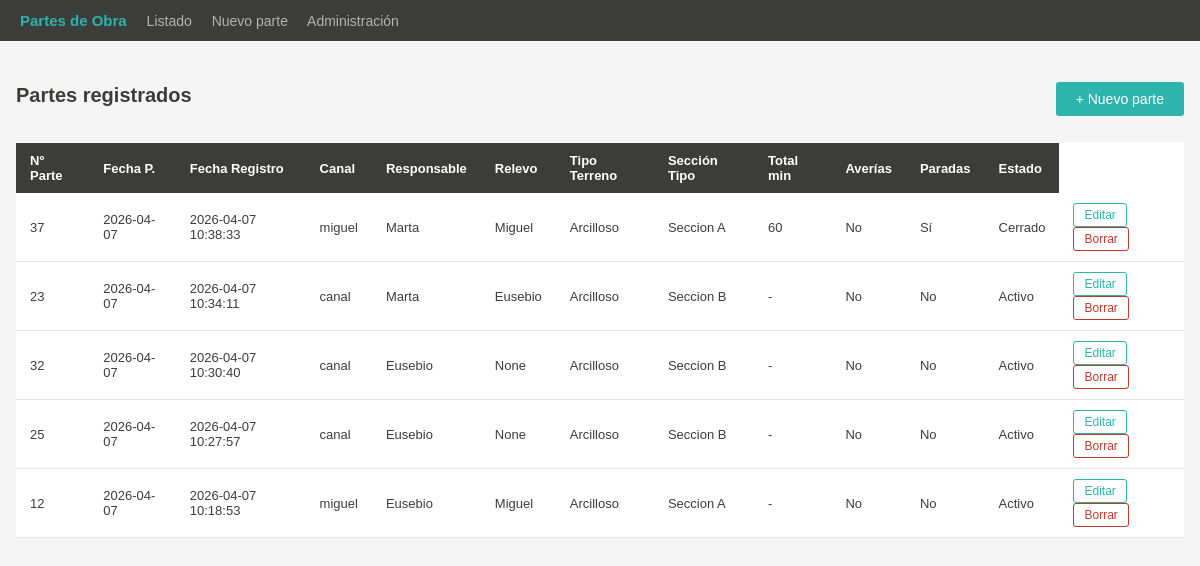
The page / on the database its author committed.
### tables this page shows
CREATE TABLE ParteObra(
               id INTEGER PRIMARY KEY AUTOINCREMENT,
               parte_numero TEXT NOT NULL UNIQUE,
               fecha_parte DATE NOT NULL,
               fecha_registro_utc DATETIME NOT NULL DEFAULT (datetime('now')),
               canal_codigo TEXT,
               canal_nombre TEXT,
               responsable_id INTEGER,
               relevo_id INTEGER,
               hora_inicio_relevo TEXT,
               hora_fin_relevo TEXT,
               pk_inicio_km INTEGER,
               pk_inicio_m INTEGER,
               pk_fin_km INTEGER,
               pk_fin_m INTEGER,
               tipo_terreno_id INTEGER,
               seccion_tipo_id INTEGER,
               total_actividades_min INTEGER,
               exceso_justificado INTEGER NOT NULL DEFAULT 0,
               motivo_exceso_id INTEGER,
               justificacion_exceso TEXT,
               hubo_averias INTEGER NOT NULL DEFAULT 0,
               hubo_paradas INTEGER NOT NULL DEFAULT 0,
               observaciones TEXT,
               estado_id INTEGER NOT NULL,

                FOREIGN KEY (responsable_id) REFERENCES Personal(id),
                FOREIGN KEY (relevo_id) REFERENCES Personal(id),
                FOREIGN KEY (tipo_terreno_id) REFERENCES TipoTerreno(id),
                FOREIGN KEY (seccion_tipo_id) REFERENCES SeccionTipo(id),
                FOREIGN KEY (motivo_exceso_id) REFERENCES MotivoExcesoHoras(id),
                FOREIGN KEY (estado_id) REFERENCES EstadoParte(id)

               );

CREATE TABLE Personal(
               id INTEGER PRIMARY KEY AUTOINCREMENT,
               nombre TEXT NOT NULL,
               activo INTEGER NOT NULL DEFAULT 1);

CREATE TABLE TipoTerreno(
               id INTEGER PRIMARY KEY AUTOINCREMENT,
               descripcion TEXT NOT NULL);

CREATE TABLE SeccionTipo(
               id INTEGER PRIMARY KEY AUTOINCREMENT,
               descripcion TEXT NOT NULL);

CREATE TABLE EstadoParte(
               id INTEGER PRIMARY KEY AUTOINCREMENT,
               descripcion TEXT NOT NULL);

### routes/parte_obra_routes.py (the view)
@parte_bp.route('/')
def index():
    partes = obtener_partes()
    return render_template("index.html", partes = partes)

### database/db.py (called while the page is built)
def get_connection():
    conn = sqlite3.connect(DB_PATH)
    conn.row_factory = sqlite3.Row
    return conn

### templates/index.html (shortened to what this page needs)
<!DOCTYPE html>
<html lang="es">
<head>
  <link rel="stylesheet" href="{{ url_for('static', filename='styles.css') }}">
</head>
<body>
    <nav>
    <a href="{{ url_for('partes.index') }}" class="logo">Partes de Obra</a>
    <a href="{{ url_for('partes.index') }}">Listado</a>
    <a href="{{ url_for('partes.nuevo_parte') }}">Nuevo parte</a>
    <a href="{{ url_for('admin.carga_admin') }}">Administración</a>
    </nav>
    <div class="contenedor">
        <div class="cabecera-pagina">
        <h1>Partes registrados</h1>
        <a href="{{ url_for('partes.nuevo_parte') }}" class="btn-verde">+ Nuevo parte</a>
        </div>
        {% if partes %}
            <table>
                <thead>
                    <tr>
                        <th>Nº Parte</th>
                        <th>Fecha P.</th>
                        <th>Fecha Registro</th>
                        <th>Canal</th>
                        <th>Responsable</th>
                        <th>Relevo</th>
                        <th>Tipo Terreno</th>
                        <th>Sección Tipo</th>
                        <th>Total min</th>
                        <th>Averías</th>
                        <th>Paradas</th>
                        <th>Estado</th>
                    </tr>
                </thead>
                <tbody>
                    {% for p in partes %}
                        <tr>
                            <td>{{ p.parte_numero }}</td>
                            <td>{{ p.fecha_parte }}</td>
                            <td>{{ p.fecha_registro_utc }}</td>
                            <td>{{ p.canal_nombre }}</td>
                            <td>{{ p.responsable }}</td>
                            <td>{{ p.relevo }}</td>
                            <td>{{ p.tipo_terreno }}</td>
                            <td>{{ p.seccion_tipo }}</td>
                            <td>{{ p.total_actividades_min  or "-" }}</td>
                            <td>{{ "Sí" if p["hubo_averias"] == 1 else "No" }}</td>
                            <td>{{ "Sí" if p["hubo_paradas"] == 1 else "No" }}</td>
                            <td>{{ p.estado }}</td>
                            <td>
                                <a href="{{ url_for('partes.editar_parte', parte_id=p['id']) }}"
                                class="btn-tabla-editar">Editar</a>
                                <form method="POST" action="{{ url_for('partes.borrar_parte_route', parte_id=p['id']) }}" style="display:inline;" onsubmit="return confirm('¿Seguro que quieres borrar este parte?')">
                                    <button type="submit" class="btn-tabla-borrar">Borrar</button>
                                </form>
                            </td>
                        </tr>
                    {% endfor %}
                </tbody>
            </table>
        {% else %}
            <div class="sin-datos">No hay partes registrados todavía.</div>
        {% endif %}
    </div>
</body>
</html>

### static/styles.css (style rules this page uses)
body { font-family: Arial, sans-serif; font-size: 14px; background-color: #f5f5f5; color: #3C3C3B; margin: 0; padding: 0; }
nav { background-color: #3C3C3B; padding: 12px 20px; }
nav a { color: #B3B4B2; text-decoration: none; margin-right: 16px; font-size: 14px; }
nav .logo { color: #2DB4AD; font-weight: bold; font-size: 15px; }
.contenedor { max-width: 1300px; margin: 30px auto; padding: 0 16px; }
h1 { font-size: 20px; color: #3C3C3B; margin-bottom: 20px; }
.btn-verde { background-color: #2DB4AD; color: white; border: none; padding: 9px 20px; font-size: 14px; border-radius: 3px; cursor: pointer; text-decoration: none; display: inline-block; }
table { width: 100%; border-collapse: collapse; background-color: white; }
th { background-color: #3C3C3B; color: white; text-align: left; padding: 10px 14px; font-size: 13px; }
td { padding: 10px 14px; border-bottom: 1px solid #e5e5e5; font-size: 13px; }
.btn-tabla-editar { color: #2DB4AD; border: 1px solid #2DB4AD; background: white; padding: 4px 10px; border-radius: 3px; font-size: 12px; text-decoration: none; display: inline-block; }
.btn-tabla-borrar { color: #c0392b; border: 1px solid #c0392b; background: white; padding: 4px 10px; border-radius: 3px; font-size: 12px; cursor: pointer; }
.cabecera-pagina { display: flex; justify-content: space-between; align-items: center; margin-bottom: 16px; }

### rows shown on the page
ParteObra: parte_numero "37", fecha_parte "2026-04-07", fecha_registro_utc "2026-04-07 10:38:33", canal_nombre "miguel", responsable "Marta", relevo "Miguel", tipo_terreno "Arcilloso", seccion_tipo "Seccion A", total_actividades_min "60", hubo_averias "No", hubo_paradas "Sí", estado "Cerrado"
ParteObra: parte_numero "23", fecha_parte "2026-04-07", fecha_registro_utc "2026-04-07 10:34:11", canal_nombre "canal", responsable "Marta", relevo "Eusebio", tipo_terreno "Arcilloso", seccion_tipo "Seccion B", total_actividades_min "-", hubo_averias "No", hubo_paradas "No", estado "Activo"
ParteObra: parte_numero "32", fecha_parte "2026-04-07", fecha_registro_utc "2026-04-07 10:30:40", canal_nombre "canal", responsable "Eusebio", relevo "None", tipo_terreno "Arcilloso", seccion_tipo "Seccion B", total_actividades_min "-", hubo_averias "No", hubo_paradas "No", estado "Activo"
ParteObra: parte_numero "25", fecha_parte "2026-04-07", fecha_registro_utc "2026-04-07 10:27:57", canal_nombre "canal", responsable "Eusebio", relevo "None", tipo_terreno "Arcilloso", seccion_tipo "Seccion B", total_actividades_min "-", hubo_averias "No", hubo_paradas "No", estado "Activo"
ParteObra: parte_numero "12", fecha_parte "2026-04-07", fecha_registro_utc "2026-04-07 10:18:53", canal_nombre "miguel", responsable "Eusebio", relevo "Miguel", tipo_terreno "Arcilloso", seccion_tipo "Seccion A", total_actividades_min "-", hubo_averias "No", hubo_paradas "No", estado "Activo"
